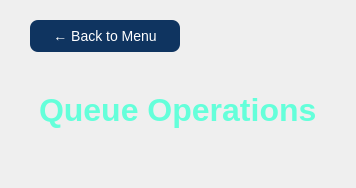
     <widget class="QWidget" name="queuePage">
      <property name="styleSheet">
       <string notr="true">QWidget#queuePage {
    background-color: #1a1a2e;
    }</string>
      </property>
      <layout class="QVBoxLayout" name="queuePageLayout">
       <property name="spacing">
        <number>20</number>
       </property>
       <property name="leftMargin">
        <number>30</number>
       </property>
       <property name="topMargin">
        <number>20</number>
       </property>
       <property name="rightMargin">
        <number>30</number>
       </property>
       <property name="bottomMargin">
        <number>20</number>
       </property>
       <item>
        <widget class="QPushButton" name="backButtonQueue">
         <property name="text">
          <string>← Back to Menu</string>
         </property>
         <property name="maximumSize">
          <size>
           <width>150</width>
           <height>40</height>
          </size>
         </property>
         <property name="styleSheet">
          <string notr="true">QPushButton {
    background-color: #0f3460;
    color: white;
    border: none;
    border-radius: 8px;
    font-size: 14px;
    padding: 8px 15px;
}

QPushButton:hover {
    background-color: #1a5fb4;
}</string>
         </property>
        </widget>
       </item>
       <item>
        <widget class="QLabel" name="queuePageTitle">
         <property name="text">
          <string>Queue Operations</string>
         </property>
         <property name="styleSheet">
          <string notr="true">color: #64ffda;
font-size: 32px;
font-weight: bold;
padding: 20px 0;</string>
         </property>
        </widget>
       </item>
       <item>
        <widget class="QWidget" name="queueContentContainer" native="true">
         <property name="styleSheet">
          <string notr="true">QWidget#queueContentContainer {
    background-color: transparent;
}</string>
         </property>
         <layout class="QVBoxLayout" name="queueContentLayout">
          <property name="spacing">
           <number>0</number>
          </property>
          <property name="leftMargin">
           <number>0</number>
          </property>
          <property name="topMargin">
           <number>0</number>
          </property>
          <property name="rightMargin">
           <number>0</number>
          </property>
          <property name="bottomMargin">
           <number>0</number>
          </property>
         </layout>
        </widget>
       </item>
      </layout>
     </widget>
